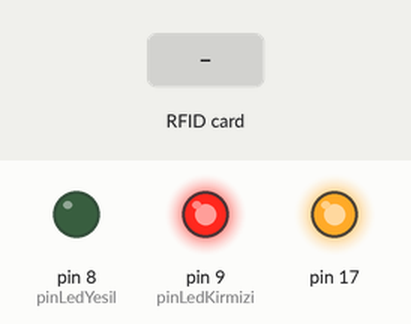
Simulated run of this sketch. Board: Arduino Leonardo, built with avr-gcc and run on an emulated ATmega32U4. Shown: output pins drawn as LEDs (lit = HIGH). Inputs (shaded band) come from the test bench. USB keyboard and mouse output is not drawn; what the sketch prints to the serial monitor is not drawn.

Above: at 1.2 s.
1.3 s: RFID card 5E 7A 19 C4 held to the reader
Timing chart, 0 to 4.3 s (numbered marks = the images above; inputs shaded):
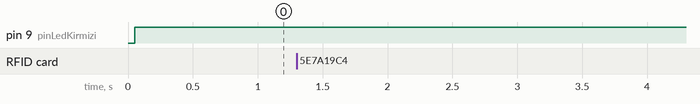

The sketch:

RFID_OS_Login_ArduinoMicro.ino
```cpp
#include <SPI.h>
#include <MFRC522.h>
#include "Keyboard.h"

const int pinLedKirmizi = 9, pinLedYesil = 8;

const int pinRF_RST = 3;
const int pinRF_SS = 2;

MFRC522 rfId(pinRF_SS, pinRF_RST);

byte ID_One[4] = {110,111,111,11};

int cardReadCount = 0;

void setup() {
  Serial.begin(19200);  //Seri port ile haberleşmemizi başlatıyoruz.
  Serial.println("setup() Calistiriliyor...");

  pinMode(pinLedKirmizi, OUTPUT);
  pinMode(pinLedYesil, OUTPUT);

  SPI.begin(); //SPI iletişimini başlatıyoruz
  rfId.PCD_Init(); //RC522 modülünü başlatıyoruz.

  Keyboard.begin();
}

void loop() {
  digitalWrite(pinLedYesil, LOW);
  digitalWrite(pinLedKirmizi, HIGH);

  if ( ! rfId.PICC_IsNewCardPresent())    //Yeni kartın okunmasını bekliyoruz.
    return;

  if ( ! rfId.PICC_ReadCardSerial())      //Kart okunmadığı zaman bekliyoruz.
    return;

  if (rfId.uid.uidByte[0] == ID_One[0] &&     //Okunan kart ID'si ile ID değişkenini karşılaştırıyoruz.
    rfId.uid.uidByte[1] == ID_One[1] &&
    rfId.uid.uidByte[2] == ID_One[2] &&
    rfId.uid.uidByte[3] == ID_One[3] ) {
      cardReadCount++;
      if(cardReadCount%2!=0) {
        Keyboard.press(KEY_RETURN);
        delay(200);
        Keyboard.releaseAll();
        delay(800);
      } else {
        cardReadCount = 0;
      }
      Keyboard.print("programmer06");
      Keyboard.press(KEY_RETURN);
      delay(50);
      Keyboard.releaseAll();
      digitalWrite(pinLedYesil, HIGH);
      digitalWrite(pinLedKirmizi, LOW);
      Serial.println("Oturum Acildi...");
      delay(10);
  }
  else{
      Serial.println("Yetkisiz Kart");
      ekranaYazdir();
  }

  rfId.PICC_HaltA();
}
void ekranaYazdir(){
  Serial.print("ID Numarasi: ");
  for(int sayac = 0; sayac < 4; sayac++){
    Serial.print(rfId.uid.uidByte[sayac]);
    Serial.print(" ");
  }
  Serial.println("");
}
```

Measured:
- after the input at 1.3 s, every drawn part: stays the same
